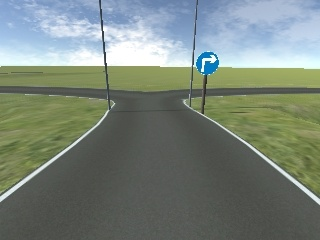
#> input picture scripts/image_sign.jpg, 320 x 240 px
$ python lanedetect.py   (older library calls are emulated)
#> lines starting #> are read from the running program, lines starting #| are printed output that depends on the picture; after the words box and inside, x2 and y2 are one past the last pixel; in counts of white or black regions, pixels touching at a corner belong together
#> further down, image is the input picture: shape (240, 320, 3); mean B, G, R 122.7, 131.9, 121
#!/usr/bin/env python3

import rospy
import cv2
import numpy as np

def lane_detect(image: np.ndarray):

    # [11 lines of commented-out code are left out]

    grayImage = cv2.cvtColor(image, cv2.COLOR_RGB2GRAY)
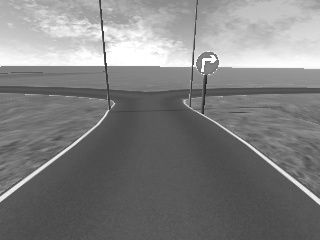
#> grayImage: shape (240, 320); min 32, max 255, mean 127.9
    minthreshold, maxthreshold = 125, 255
    binaryImage = cv2.inRange(grayImage, minthreshold, maxthreshold)
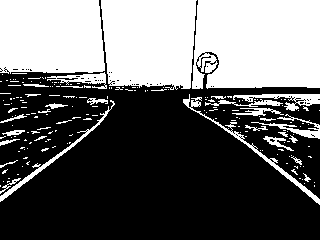
#> binaryImage: shape (240, 320); 39.6% white; 188 white regions (156 under 20 px)

    sobelx = cv2.Sobel(binaryImage,cv2.CV_64F,1,0,ksize=5)
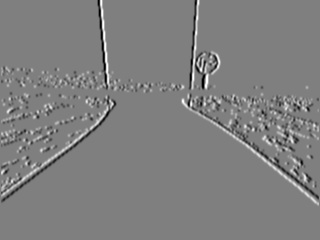
#> sobelx: shape (240, 320) float64; min -12240, max 12240, mean 10.4; drawn with min black and max white
    sobely = cv2.Sobel(binaryImage,cv2.CV_64F,0,1,ksize=5)
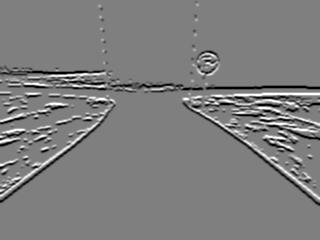
#> sobely: shape (240, 320) float64; min -12240, max 12240, mean -134.5; drawn with min black and max white


    im2, contours, hierarchy = cv2.findContours(binaryImage, cv2.RETR_TREE, cv2.CHAIN_APPROX_NONE)
#> contours = 299 contours, 277 with area under 20; largest, box (x1, y1, x2, y2) and area: (192, 0, 320, 89) 10524, (101, 0, 197, 90) 7490, (0, 0, 105, 74) 7222, (183, 94, 320, 205) 546, (233, 94, 320, 111) 478

    cntImage = np.zeros(image.shape, dtype=np.float)
    area = [cv2.contourArea(contour) for contour in contours]
#> area = 299 values, max 10523.5 at index 256, min 0 at index 0, mean 95.91
    index = area.index(max(area))
#> index = 256
    cv2.drawContours(cntImage, contours, index, (0, 255, 0), 1)
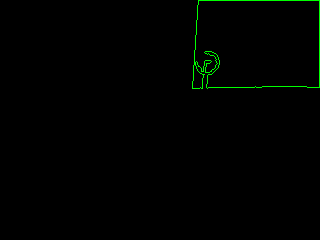
#> cntImage: shape (240, 320, 3) float64; mean of channels 0, 1, 2 0, 1.9, 0; drawn as B, G, R


    cv2.imshow("Original", image)
    cv2.imshow("Binary", binaryImage)
    cv2.imshow("SobelX", sobelx)
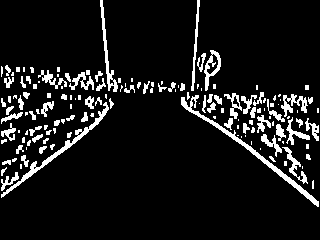
#> window 'SobelX': shape (240, 320); 9.5% white; 148 white regions (73 under 20 px), largest, box (x1, y1, x2, y2) and area: (181, 95, 319, 207) 835, (1, 102, 109, 198) 664, (100, 0, 118, 92) 354
    cv2.imshow("SobelY", sobely)
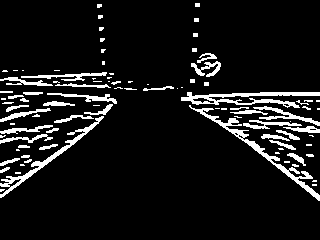
#> window 'SobelY': shape (240, 320); 9% white; 94 white regions (48 under 20 px), largest, box (x1, y1, x2, y2) and area: (189, 105, 320, 201) 946, (181, 92, 320, 108) 899, (0, 116, 104, 198) 733
    cv2.imshow("Contour", cntImage)
    cv2.waitKey(0)
    cv2.destroyAllWindows()
    pass

if __name__ == "__main__":
    image = cv2.imread("image_sign.jpg", cv2.IMREAD_COLOR)
    lane_detect(image)

$ run again, with scripts/image.jpg copied over scripts/image_sign.jpg
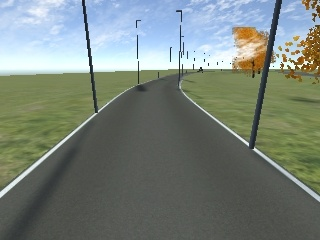
#> input picture scripts/image.jpg, 320 x 240 px
#> image is the input picture: shape (240, 320, 3); mean B, G, R 122.5, 130.2, 120.2
#> binaryImage: shape (240, 320); 30% white; 212 white regions (191 under 20 px)
#> in lane_detect, `sobely = cv2.Sobel(binaryImage,cv2.CV_64F,0,1,ksize=5)`:
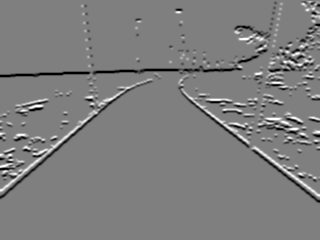
#> sobely: shape (240, 320) float64; min -12240, max 12240, mean -127.7; drawn with min black and max white
#> contours = 293 contours, 271 with area under 20; largest, box (x1, y1, x2, y2) and area: (85, 0, 276, 74) 11980, (0, 0, 90, 76) 6242, (269, 0, 320, 71) 2022, (0, 86, 135, 198) 495, (252, 147, 320, 202) 261
#> area = 293 values, max 11980 at index 248, min 0 at index 0, mean 76.78
#> index = 248
#> in lane_detect, `cv2.imshow("SobelY", sobely)`:
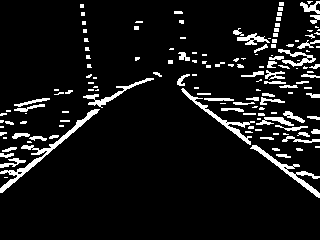
#> window 'SobelY': shape (240, 320); 8.3% white; 146 white regions (75 under 20 px), largest, box (x1, y1, x2, y2) and area: (0, 109, 100, 193) 757, (250, 145, 320, 198) 511, (181, 88, 255, 145) 454
